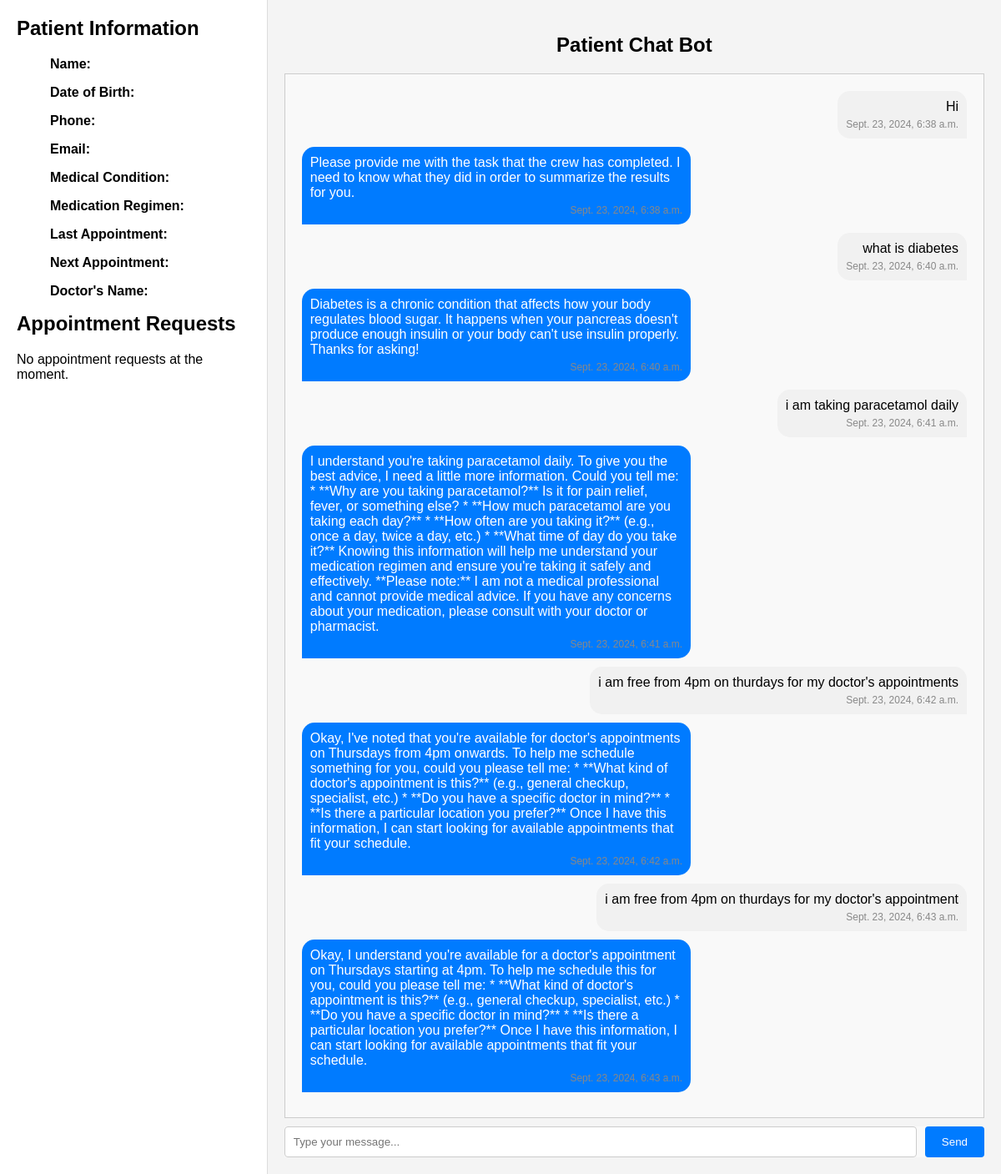
The page / on the database its author committed.
### chat/models.py (models this page shows)
class Conversation(models.Model):
    message = models.TextField()
    is_bot = models.BooleanField(default=False)
    timestamp = models.DateTimeField()

### chat/views.py (the view, shortened to what this page needs)
# urls.py: path('', views.chat_view, name='chat_view'),
def chat_view(request):
    patient = Patient.objects.first()  # Get the first (or only) patient
    conversations = Conversation.objects.all().order_by('timestamp')
    appointment_update = 'No appointment requests at the moment.'
    return render(request, 'chat/chat.html', {
        'patient': patient,
        'conversations': conversations,
        'appointment_update': appointment_update
    })

### chat/template/chat/chat.html (shortened to what this page needs)
<!DOCTYPE html>
<html lang="en">
<head>
    {% load static %}
    <link rel="stylesheet" href="{% static 'chat/chat.css' %}">
</head>
<body>
    <div class="container">
        <div class="sidebar">
            <h2>Patient Information</h2>
            <ul id="patient-info">
                <p><strong>Name:</strong><br> {{ patient.first_name }} {{ patient.last_name }}</p>
                <p><strong>Date of Birth:</strong><br> {{ patient.dob }}</p>
                <p><strong>Phone:</strong><br> {{ patient.phone_number }}</p>
                <p><strong>Email:</strong><br> {{ patient.email }}</p>
                <p><strong>Medical Condition:</strong><br> {{ patient.medical_condition }}</p>
                <p><strong>Medication Regimen:</strong><br> {{ patient.medication_regimen }}</p>
                <p><strong>Last Appointment:</strong><br> {{ patient.last_appointment }}</p>
                <p><strong>Next Appointment:</strong><br> {{ patient.next_appointment }}</p>
                <p><strong>Doctor's Name:</strong><br> {{ patient.doctor_name }}</p>
            </ul>
            <h2>Appointment Requests</h2>
            <p>{{ appointment_update }}</p>
        </div>
        <div class="chat-area">
            <h2 align="center">Patient Chat Bot</h2>
            <div class="chat-box" id="chat-box">
                <div class="messages">
                    {% for conversation in conversations %}
                    <div class="message {% if conversation.is_bot %}message-bot{% else %}message-user{% endif %}">
                        <div class="message-bubble">
                            <span class="message-text">{{ conversation.message }}</span>
                            <br>
                            <small class="timestamp">{{ conversation.timestamp }}</small>
                        </div>
                    </div>
                    {% endfor %}
                </div>
            </div>
            <div class="input-area">
                <form id="message-form" class="message-box" method="post">
                    <input id="message-input" type="text" name="message" placeholder="Type your message..." required>
                    <button type="submit">Send</button>
                </form>
            </div>
        </div>
    </div>
</body>
</html>

### chat/static/chat/chat.css (style rules this page uses)
body { font-family: Arial, sans-serif; background-color: #f4f4f4; margin: 0; padding: 0; }
.container { display: flex; height: 100vh; }
.sidebar { width: 400px; background-color: #ffffff; border-right: 1px solid #ddd; padding: 20px; overflow-y: auto; overflow-x: hidden; }
.sidebar h2 { margin-top: 0; }
.chat-area { width: 100vw; padding: 20px; display: flex; flex-direction: column; }
.chat-box { height: 100vh; overflow-y: auto; padding: 20px; border: 1px solid #ccc; background-color: #f9f9f9; margin-bottom: 10px; }
.message { display: flex; margin-bottom: 10px; max-width: 70%; }
.message-bot { justify-content: flex-start; }
.message-user { justify-content: flex-end; margin-left: auto; }
.message-bubble { padding: 10px; border-radius: 15px; background-color: #e1e1e1; color: #333; position: relative; max-width: 80%; word-wrap: break-word; }
.message-bot .message-bubble { background-color: #007bff; color: white; text-align: left; border-bottom-left-radius: 0; }
.message-user .message-bubble { background-color: #f1f1f1; color: #000; text-align: right; border-bottom-right-radius: 0; }
.timestamp { font-size: 0.75em; color: #888; display: block; margin-top: 5px; text-align: right; }
.message-box { display: flex; }
.input-area { bottom: 0; background-color: #f9f9f9; }
.input-area input { padding: 10px; border: 1px solid #ccc; border-radius: 4px; flex-grow: 1; }
.input-area button { padding: 10px 20px; border: none; border-radius: 4px; background-color: #007bff; color: white; cursor: pointer; margin-left:10px; }

### rows shown on the page
Conversation: message "Hi", timestamp "Sept. 23, 2024, 6:38 a.m."
Conversation: message "Please provide me with the task that the crew has completed. I need to know what they did in order to summarize the results for you.", timestamp "Sept. 23, 2024, 6:38 a.m."
Conversation: message "what is diabetes", timestamp "Sept. 23, 2024, 6:40 a.m."
Conversation: message "Diabetes is a chronic condition that affects how your body regulates blood sugar. It happens when your pancreas doesn't produce enough insulin or your body can't use insulin properly. Thanks for asking!", timestamp "Sept. 23, 2024, 6:40 a.m."
Conversation: message "i am taking paracetamol daily", timestamp "Sept. 23, 2024, 6:41 a.m."
Conversation: message "I understand you're taking paracetamol daily. To give you the best advice, I need a little more information. Could you tell me: * **Why are you taking paracetamol?** Is it for pain relief, fever, or something else? * **How much paracetamol are you taking each day?** * **How often are you taking it?** (e.g., once a day, twice a day, etc.) * **What time of day do you take it?** Knowing this information will help me understand your medication regimen and ensure you're taking it safely and effectively. **Please note:** I am not a medical professional and cannot provide medical advice. If you have any concerns about your medication, please consult with your doctor or pharmacist.", timestamp "Sept. 23, 2024, 6:41 a.m."
Conversation: message "i am free from 4pm on thurdays for my doctor's appointments", timestamp "Sept. 23, 2024, 6:42 a.m."
Conversation: message "Okay, I've noted that you're available for doctor's appointments on Thursdays from 4pm onwards. To help me schedule something for you, could you please tell me: * **What kind of doctor's appointment is this?** (e.g., general checkup, specialist, etc.) * **Do you have a specific doctor in mind?** * **Is there a particular location you prefer?** Once I have this information, I can start looking for available appointments that fit your schedule.", timestamp "Sept. 23, 2024, 6:42 a.m."
Conversation: message "i am free from 4pm on thurdays for my doctor's appointment", timestamp "Sept. 23, 2024, 6:43 a.m."
Conversation: message "Okay, I understand you're available for a doctor's appointment on Thursdays starting at 4pm. To help me schedule this for you, could you please tell me: * **What kind of doctor's appointment is this?** (e.g., general checkup, specialist, etc.) * **Do you have a specific doctor in mind?** * **Is there a particular location you prefer?** Once I have this information, I can start looking for available appointments that fit your schedule.", timestamp "Sept. 23, 2024, 6:43 a.m."

### other values the page prints
{{ appointment_update }} "No appointment requests at the moment."
